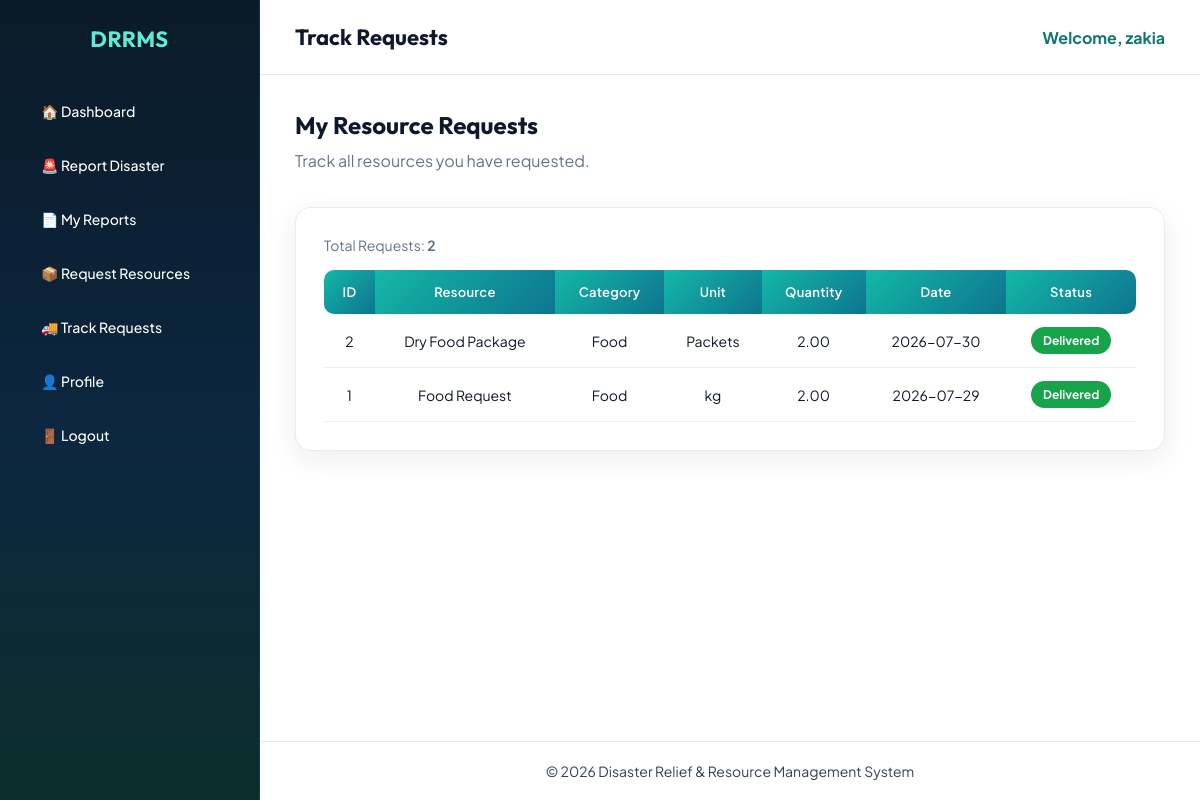
The page /victim/my_requests.php (signed in) on the database its author committed.
### tables this page shows
CREATE TABLE `resource_request` (
  `request_id` int(11) NOT NULL,
  `victim_id` int(11) NOT NULL,
  `food_type` varchar(100) DEFAULT NULL,
  `volunteer_id` int(11) DEFAULT NULL,
  `resource_name` varchar(100) NOT NULL,
  `category` varchar(50) NOT NULL,
  `unit` varchar(20) NOT NULL,
  `quantity` decimal(10,2) NOT NULL DEFAULT 0.00,
  `medicine_type` varchar(100) DEFAULT NULL,
  `clothing_type` varchar(100) DEFAULT NULL,
  `request_date` date NOT NULL,
  `status` enum('Pending','Approved','Rejected','Assigned','In Transit','Delivered') DEFAULT 'Pending'
);

### victim/my_requests.php (the view, shortened to what this page needs)
<?php
include("../config/database.php");
$user_id = (int)$_SESSION['user_id'];
$getVictim = mysqli_query($conn, "
SELECT victim_id
FROM victim
WHERE user_id='$user_id'
");
$victim = mysqli_fetch_assoc($getVictim);
$victim_id = (int)$victim['victim_id'];
$requests = mysqli_query($conn, "
SELECT *
FROM resource_request
WHERE victim_id='$victim_id'
ORDER BY request_id DESC
");
$total = mysqli_num_rows($requests);
?>
<!DOCTYPE html>
<html lang="en">
<head>
<link rel="stylesheet" href="../css/admin.css">
<link rel="stylesheet" href="https://cdnjs.cloudflare.com/ajax/libs/font-awesome/6.7.2/css/all.min.css">
</head>
<body>
<div class="dashboard">
<?php include("../includes/victim_sidebar.php"); ?>
<div class="main-content">
<?php include("../includes/victim_header.php"); ?>
<div class="content">
<h2 style="margin-bottom:10px;">My Resource Requests</h2>
<p style="color:#64748b;margin-bottom:25px;">
Track all resources you have requested.
</p>
<div class="table-box">
<div class="table-meta">
<span>Total Requests: <strong><?php echo (int)$total; ?></strong></span>
</div>
<?php if($total > 0){ ?>
<div class="table-responsive">
<table>
<tr>
<th>ID</th>
<th>Resource</th>
<th>Category</th>
<th>Unit</th>
<th>Quantity</th>
<th>Date</th>
<th>Status</th>
</tr>
<?php
while($row = mysqli_fetch_assoc($requests))
{
    $status = $row['status'];
    $statusClass = strtolower(str_replace(' ', '-', $status));
?>
<tr>
<td><?php echo (int)$row['request_id']; ?></td>
<td><?php echo htmlspecialchars($row['resource_name']); ?></td>
<td><?php echo htmlspecialchars($row['category']); ?></td>
<td><?php echo htmlspecialchars($row['unit']); ?></td>
<td><?php echo $row['quantity']; ?></td>
<td><?php echo htmlspecialchars($row['request_date']); ?></td>
<td>
<span class="status-badge status-<?php echo htmlspecialchars($statusClass); ?>">
<?php echo htmlspecialchars($status); ?>
</span>
</td>
</tr>
<?php } ?>
</table>
</div>
<?php } ?>
</div>
</div>
<?php include("../includes/admin_footer.php"); ?>
</div>
</div>
</body>
</html>

### css/admin.css (style rules this page uses)
:root { --bg-page:#eef4f7; --bg-deep:#061018; --bg-sidebar:#0a1a28; --primary:#14b8a6; --primary-deep:#0f766e; --accent:#f97316; --text:#0f172a; --muted:#64748b; --white:#ffffff; --border:rgba(15,23,42,.08); --gradient-primary:linear-gradient(135deg, #14b8a6 0%, #0e7490 100%); --gradient-accent:linear-gradient(135deg, #f97316 0%, #dc2626 100%); --gradient-sidebar: linear-gradient(180deg, #0a1a28 0%, #0c2740 55%, #0a2e2a 100%); --shadow:0 8px 28px rgba(15,23,42,.08); --font-display:'Outfit',sans-serif; --font-body:'Plus Jakarta Sans',sans-serif; }
* { margin:0; padding:0; box-sizing:border-box; font-family:var(--font-body); }
body { background:#ffffff; color:var(--text); }
h1,h2,h3,.sidebar h2 { font-family:var(--font-display); }
.dashboard { display:flex; min-height:100vh; background:#ffffff; }
.main-content { margin-left:260px; width:calc(100% - 260px); min-height:100vh; background:#ffffff; display:flex; flex-direction:column; }
.content { padding:35px; background:#ffffff; color:#0f172a; flex:1 0 auto; }
.content h2 { color:#0f172a; }
.table-box { margin-top:36px; background:var(--white); border-radius:16px; padding:28px; border:1px solid var(--border); box-shadow:var(--shadow); }
table { width:100%; border-collapse:collapse; }
table th { background:var(--gradient-primary); color:white; padding:14px; font-weight:600; font-size:13px; letter-spacing:.02em; }
table th:first-child { border-radius:10px 0 0 10px; }
table th:last-child { border-radius:0 10px 10px 0; }
table td { padding:13px; border-bottom:1px solid #eef2f6; text-align:center; font-size:14px; color:#0f172a; background:#ffffff; }
.table-meta { margin-bottom:16px; color:#64748b; font-size:14px; }
.table-responsive { width:100%; overflow-x:auto; }
.status-badge { display:inline-block; padding:6px 12px; border-radius:999px; font-size:12px; font-weight:700; color:#ffffff; }
.status-delivered { background:#16a34a; }

### rows shown on the page
resource_request: request_id "2", resource_name "Dry Food Package", category "Food", unit "Packets", quantity "2.00", request_date "2026-07-30", status "Delivered"
resource_request: request_id "1", resource_name "Food Request", category "Food", unit "kg", quantity "2.00", request_date "2026-07-29", status "Delivered"

### other values the page prints
$page_title "Track Requests"
$_SESSION['name'] "zakia"
$total "2"
